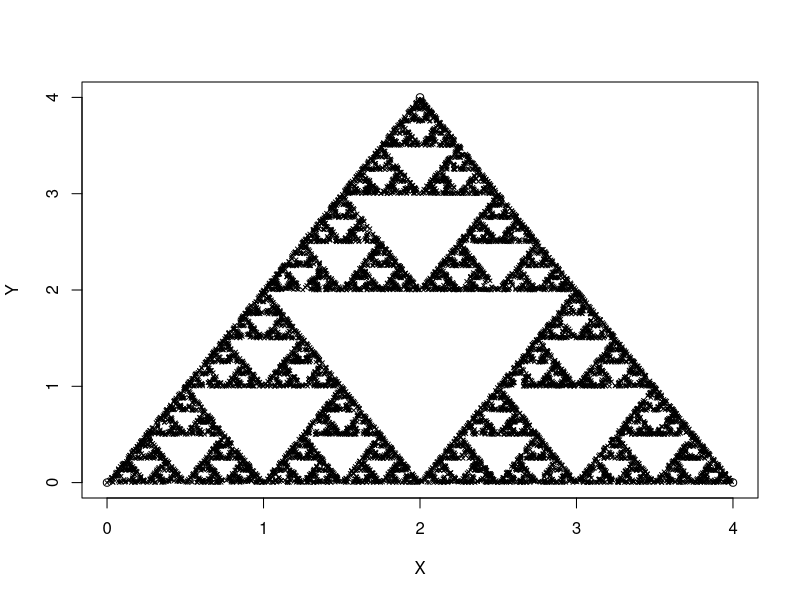

The R source for this figure:
#!/usr/bin/env Rscript


# function to create Sierpinski triangle (gasket) through iterations of a simple rule

chaos_game <- function(){
  # create data frame of three initial points
  #df <- data.frame(letter = c("A", "B", "C"), x = c(0, 3, 4), y = c(0, 4, 1))
  df <- data.frame(letter = c("A", "B", "C"), x = c(0, 2, 4), y = c(0, 4, 0))
  # plot points on a graph
  plot(df$x, df$y, xlab = "X", ylab = "Y")
  # initialize point vector X
  Xpoint = xy.coords(0,0)
  # plot the point as an "x"
  points(Xpoint, pch = 4, cex = 0.5)
  for (i in 1:10000){
    # randomly sample three points in data frame (A, B, C)
    rowsamp <- df[sample(nrow(df), 1), ]
    # one point x halfway towards the sampled point
    x <- (rowsamp$x + Xpoint$x) / 2
    y <- (rowsamp$y + Xpoint$y) / 2
    # update location of X point
    Xpoint <- xy.coords(x, y)
    # replot in new location
    points(Xpoint, pch = 4, cex = 0.5)
  }
}

chaos_game()
